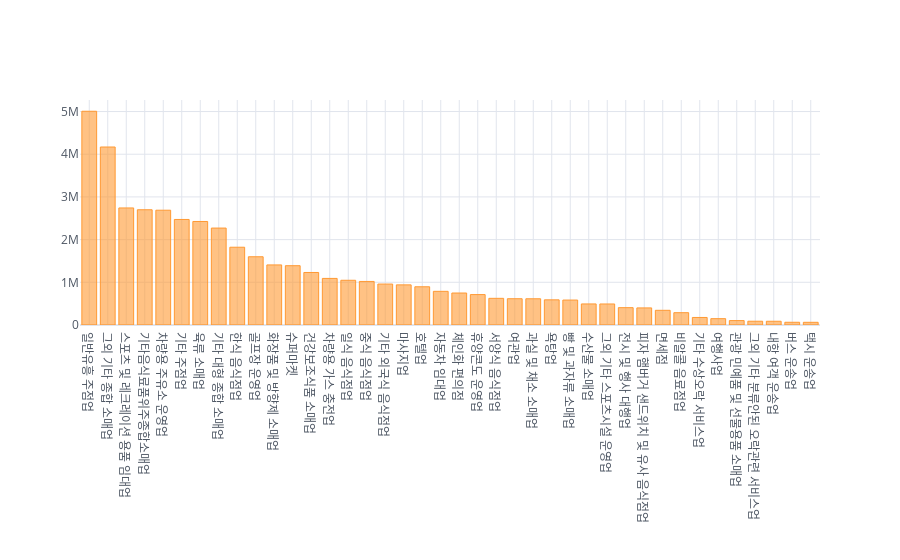

Notebook source saved alongside this figure:
### Code cell
# 업종에 따른 카드사용금액 평균값으로 비교해보기
upjong_cnt = data.groupby('가맹점업종').agg({'카드사용금액':'mean'}).rename(columns={'카드사용금액':'카드사용금액_평균'})
upjong_cnt = upjong_cnt.sort_values(by='카드사용금액_평균', ascending=False)
upjong_cnt.iplot(kind='bar', theme='white')

### Figure 1 — Plotly figure (JSON) as saved in the notebook; plotly's stock layout.template omitted (floating-point values rounded to 4 significant figures)
{"data": [{"marker": {"color": "rgba(255, 153, 51, 0.6)", "line": {"color": "rgba(255, 153, 51, 1.0)", "width": 1}}, "name": "카드사용금액_평균", "orientation": "v", "text": "", "type": "bar", "x": ["일반유흥 주점업", "그외 기타 종합 소매업", "스포츠 및 레크레이션 용품 임대업", "기타음식료품위주종합소매업", "차량용 주유소 운영업", "기타 주점업", "육류 소매업", "기타 대형 종합 소매업", "한식 음식점업", "골프장 운영업", "화장품 및 방향제 소매업", "슈퍼마켓", "건강보조식품 소매업", "차량용 가스 충전업", "일식 음식점업", "중식 음식점업", "기타 외국식 음식점업", "마사지업", "호텔업", "자동차 임대업", "체인화 편의점", "휴양콘도 운영업", "서양식 음식점업", "여관업", "과실 및 채소 소매업", "욕탕업", "빵 및 과자류 소매업", "수산물 소매업", "그외 기타 스포츠시설 운영업", "전시 및 행사 대행업", "피자 햄버거 샌드위치 및 유사 음식점업", "면세점", "비알콜 음료점업", "기타 수상오락 서비스업", "여행사업", "관광 민예품 및 선물용품 소매업", "그외 기타 분류안된 오락관련 서비스업", "내항 여객 운송업", "버스 운송업", "택시 운송업"], "y": [5007000.0, 4169000.0, 2742000.0, 2699000.0, 2689000.0, 2472000.0, 2425000.0, 2270000.0, 1822000.0, 1598000.0, 1407000.0, 1389000.0, 1230000.0, 1091000.0, 1048000.0, 1020000.0, 958900.0, 940000.0, 895400.0, 788700.0, 748900.0, 712500.0, 624600.0, 615300.0, 614100.0, 589400.0, 584100.0, 493000.0, 492200.0, 405800.0, 400200.0, 344200.0, 288400.0, 176700.0, 148400.0, 103300.0, 88500, 87660.0, 63660.0, 62930.0]}], "layout": {"legend": {"bgcolor": "#FFFFFF", "font": {"color": "#4D5663"}}, "paper_bgcolor": "#FFFFFF", "plot_bgcolor": "#FFFFFF", "title": {"font": {"color": "#4D5663"}}, "xaxis": {"gridcolor": "#E1E5ED", "showgrid": true, "tickfont": {"color": "#4D5663"}, "title": {"font": {"color": "#4D5663"}, "text": ""}, "zerolinecolor": "#E1E5ED"}, "yaxis": {"gridcolor": "#E1E5ED", "showgrid": true, "tickfont": {"color": "#4D5663"}, "title": {"font": {"color": "#4D5663"}, "text": ""}, "zerolinecolor": "#E1E5ED"}}}
